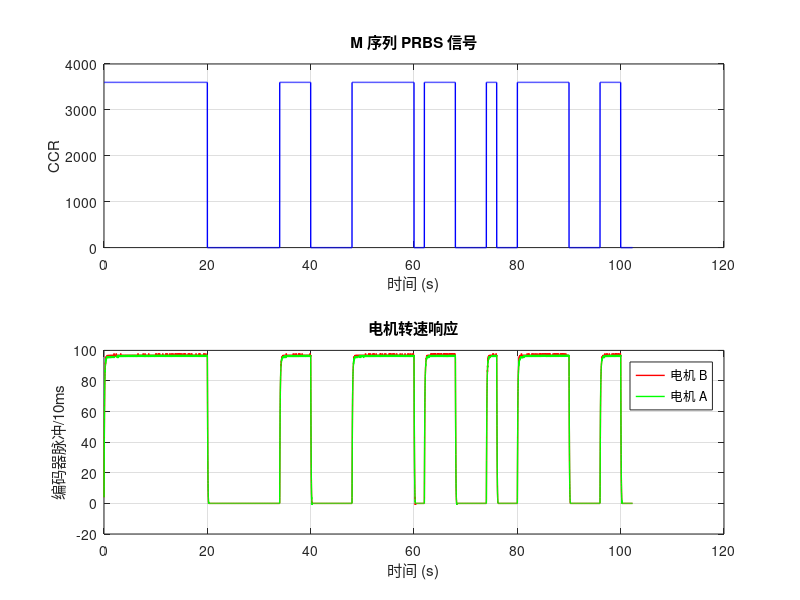

This chart was generated by the following MATLAB code: (Note: this script raises an error after producing the figure.)
%% M 序列辨识 — 常规 ARX 最小二乘法（无需任何工具箱）
% 使用方法：
%   1. 将串口保存的 CSV 放至 csv/data3.csv
%   2. 运行此脚本
% 数据格式: sample,time_ms,ccr,speed_a,speed_b

clear; clc; close all;

%% 1. 加载数据
data = csvread('csv/data3.csv', 1, 0);
sample   = data(:,1);
time_ms  = data(:,2);
ccr      = data(:,3);
speed_a  = data(:,4);
speed_b  = data(:,5);

Ts = 0.01;

%% 2. 查看原始数据
figure('Name', '原始数据');
subplot(2,1,1);
plot(time_ms/1000, ccr, 'b-', 'LineWidth', 1);
ylabel('CCR'); xlabel('时间 (s)'); grid on;
title('M 序列 PRBS 信号');

subplot(2,1,2);
plot(time_ms/1000, speed_b, 'r-', 'LineWidth', 1); hold on;
plot(time_ms/1000, speed_a, 'g-', 'LineWidth', 1);
ylabel('编码器脉冲/10ms'); xlabel('时间 (s)'); grid on;
legend('电机 B', '电机 A');
title('电机转速响应');

%% 3. 预处理
u = ccr - mean(ccr);
y_b = speed_b - mean(speed_b);
y_a = speed_a - mean(speed_a);

win = 5;
u = movmean(u, win);
y_b = movmean(y_b, win);
y_a = movmean(y_a, win);

%% 4. 模型阶数扫描（常规 ARX）
best_fit_a = -inf; best_fit_b = -inf;
best_theta_a = []; best_theta_b = [];

for test_na = 1:4
    for test_nb = 1:4
        th_b = arx_ls(y_b, u, test_na, test_nb, 0);
        th_a = arx_ls(y_a, u, test_na, test_nb, 0);
        yh_b = arx_sim(u, th_b, test_na, test_nb, 0);
        yh_a = arx_sim(u, th_a, test_na, test_nb, 0);

        mid = round(length(y_b) / 2);
        f_b = 100 * (1 - norm(y_b(mid:end) - yh_b(mid:end)) / norm(y_b(mid:end) - mean(y_b(mid:end))));
        f_a = 100 * (1 - norm(y_a(mid:end) - yh_a(mid:end)) / norm(y_a(mid:end) - mean(y_a(mid:end))));

        if f_b > best_fit_b
            best_fit_b = f_b; best_theta_b = th_b;
            best_na_b = test_na; best_nb_b = test_nb;
        end
        if f_a > best_fit_a
            best_fit_a = f_a; best_theta_a = th_a;
            best_na_a = test_na; best_nb_a = test_nb;
        end
    end
end

fprintf('=== 电机 B ===\n');
fprintf('阶数: na=%d, nb=%d, 拟合度: %.1f%%\n', best_na_b, best_nb_b, best_fit_b);
fprintf('theta = [%+.6f, %+.6f, %+.6f, %+.6f]\n\n', best_theta_b);

fprintf('=== 电机 A ===\n');
fprintf('阶数: na=%d, nb=%d, 拟合度: %.1f%%\n', best_na_a, best_nb_a, best_fit_a);
fprintf('theta = [%+.6f, %+.6f, %+.6f, %+.6f]\n', best_theta_a);

%% 5. 模型验证
y_hat_b = arx_sim(u, best_theta_b, best_na_b, best_nb_b, 0);
y_hat_a = arx_sim(u, best_theta_a, best_na_a, best_nb_a, 0);

fit_b = 100 * (1 - norm(y_b - y_hat_b) / norm(y_b - mean(y_b)));
fit_a = 100 * (1 - norm(y_a - y_hat_a) / norm(y_a - mean(y_a)));

figure('Name', '模型验证');
subplot(2,1,1);
plot(time_ms/1000, y_b, 'b-', 'LineWidth', 1); hold on;
plot(time_ms/1000, y_hat_b, 'r--', 'LineWidth', 1);
ylabel('电机 B'); xlabel('时间 (s)'); grid on;
legend(sprintf('实测 (拟合度 = %.1f%%)', fit_b), '模型输出');

subplot(2,1,2);
plot(time_ms/1000, y_a, 'g-', 'LineWidth', 1); hold on;
plot(time_ms/1000, y_hat_a, 'r--', 'LineWidth', 1);
ylabel('电机 A'); xlabel('时间 (s)'); grid on;
legend(sprintf('实测 (拟合度 = %.1f%%)', fit_a), '模型输出');

%% 6. 伯德图
figure('Name', '伯德图');
[num_b, den_b] = arx2tf(best_theta_b, best_na_b, best_nb_b, 0);
[num_a, den_a] = arx2tf(best_theta_a, best_na_a, best_nb_a, 0);
w = logspace(-1, 2, 200);
[mag_b, phase_b] = bode_manual(num_b, den_b, Ts, w);
[mag_a, phase_a] = bode_manual(num_a, den_a, Ts, w);

subplot(2,1,1);
semilogx(w, 20*log10(mag_b), 'r-', 'LineWidth', 1); hold on;
semilogx(w, 20*log10(mag_a), 'g-', 'LineWidth', 1);
ylabel('幅值 (dB)'); grid on; title('伯德图');
legend('电机 B', '电机 A');

subplot(2,1,2);
semilogx(w, phase_b*180/pi, 'r-', 'LineWidth', 1); hold on;
semilogx(w, phase_a*180/pi, 'g-', 'LineWidth', 1);
ylabel('相位 (°)'); xlabel('频率 (rad/s)'); grid on;
legend('电机 B', '电机 A');

%% 7. 保存
save('identified_model.mat', 'best_theta_b', 'best_theta_a', 'fit_b', 'fit_a');

%% 辅助函数
function theta = arx_ls(y, u, na, nb, nk)
    N = length(y);
    max_lag = max(na, nb + nk);
    Phi = zeros(N - max_lag, na + nb);
    for i = 1:na
        Phi(:, i) = -y(max_lag - i + 1 : N - i);
    end
    for j = 1:nb
        Phi(:, na + j) = u(max_lag - nk - j + 1 : N - nk - j);
    end
    Y = y(max_lag + 1 : N);
    theta = Phi \ Y;
end

function y_hat = arx_sim(u, theta, na, nb, nk)
    N = length(u);
    y_hat = zeros(N, 1);
    for k = max(na, nb + nk) + 1 : N
        y_hat(k) = -sum(theta(1:na) .* y_hat(k - (1:na))) ...
                    + sum(theta(na+1:end) .* u(k - ((1:nb) + nk)));
    end
end

function [num, den] = arx2tf(theta, na, nb, nk)
    den = [1, theta(1:na)'];
    num = [zeros(1, nk), theta(na+1:na+nb)'];
end

function [mag, phase] = bode_manual(num, den, Ts, w)
    z = exp(1j * w * Ts);
    H = zeros(size(w));
    for i = 1:length(w)
        num_z = sum(num .* (z(i).^(-(0:length(num)-1))));
        den_z = sum(den .* (z(i).^(-(0:length(den)-1))));
        H(i) = num_z / den_z;
    end
    mag = abs(H);
    phase = angle(H);
end
